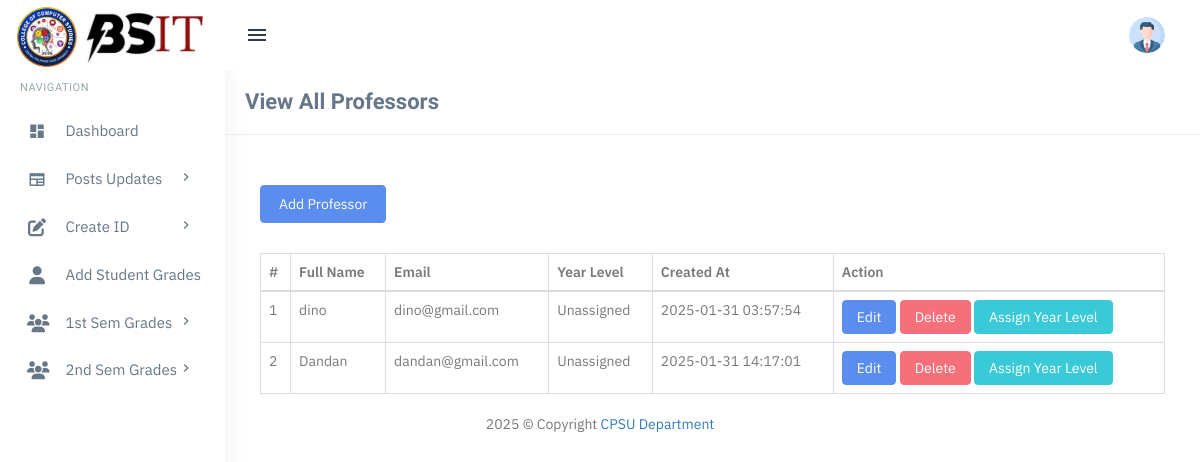
Page /admin/all-professors.php on the earlier database version.
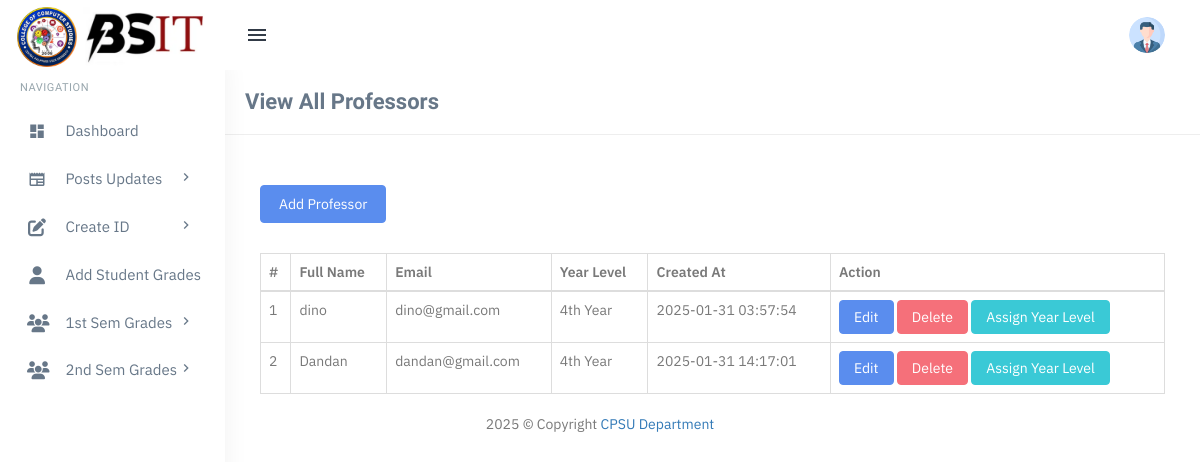
Same page on the later database version.
### tables this page shows
CREATE TABLE `professors` (
  `id` int(11) NOT NULL,
  `full_name` varchar(255) NOT NULL,
  `email` varchar(255) NOT NULL,
  `password` varchar(255) NOT NULL,
  `created_at` timestamp NOT NULL DEFAULT current_timestamp(),
  `profile_image` varchar(255) DEFAULT NULL,
  `year_level` varchar(20) DEFAULT 'Unassigned'
);

### admin/all-professors.php (the view, shortened to what this page needs)
<?php
include('includes/config.php');
?>
<?php include('includes/topheader.php'); ?>
<?php include('includes/leftsidebar.php'); ?>
<div class="content-page">
    <div class="content">
        <div class="container">
            <div class="row">
                <div class="col-xs-12">
                    <div class="page-title-box">
                        <h4 class="page-title">View All Professors</h4>
                        <div class="clearfix"></div>
                    </div>
                </div>
            </div>
            <div class="row">
                <div class="col-md-12">
                    <div class="demo-box m-t-20">
                        <div class="m-b-30">
                            <a href="add-professors.php">
                                <button class="btn btn-custom waves-effect waves-light btn-md">Add Professor</button>
                            </a>
                        </div>
                        <div class="table-responsive">
                            <table class="table m-0 table-bordered" id="example">
                                <thead>
                                    <tr>
                                        <th>#</th>
                                        <th>Full Name</th>
                                        <th>Email</th>
                                        <th>Year Level</th>
                                        <th>Created At</th>
                                        <th>Action</th>
                                    </tr>
                                </thead>
                                <tbody>
                                    <?php
                                    $query = mysqli_query($con, "SELECT * FROM professors");
                                    $cnt = 1;
                                    while ($row = mysqli_fetch_array($query)) {
                                    ?>
                                    <tr>
                                        <td><?php echo $cnt; ?></td>
                                        <td><?php echo $row['full_name']; ?></td>
                                        <td><?php echo $row['email']; ?></td>
                                        <td><?php echo $row['year_level'] ?: 'Unassigned'; ?></td>
                                        <td><?php echo $row['created_at']; ?></td>
                                        <td>
                                            <a href="edit-professors.php?pid=<?php echo $row['id']; ?>">
                                                <button class="btn btn-primary">Edit</button>
                                            </a>
                                            <a href="all-professors.php?action=del&rid=<?php echo $row['id']; ?>" onclick="return confirm('Are you sure you want to delete?')">
                                                <button class="btn btn-danger">Delete</button>
                                            </a>
                                            <a href="assign-professors.php?pid=<?php echo $row['id']; ?>" class="btn btn-info">Assign Year Level</a>
                                        </td>
                                    </tr>
                                    <?php
                                    $cnt++;
                                    }
                                    ?>
                                </tbody>
                            </table>
                        </div>
                    </div>
                </div>
            </div>
        </div>
    </div>
</div>
<?php include('includes/footer.php'); ?>

Differences in the rows shown:
changed professors "dino": year_level "Unassigned" → "4th Year"
changed professors "Dandan": year_level "Unassigned" → "4th Year"
